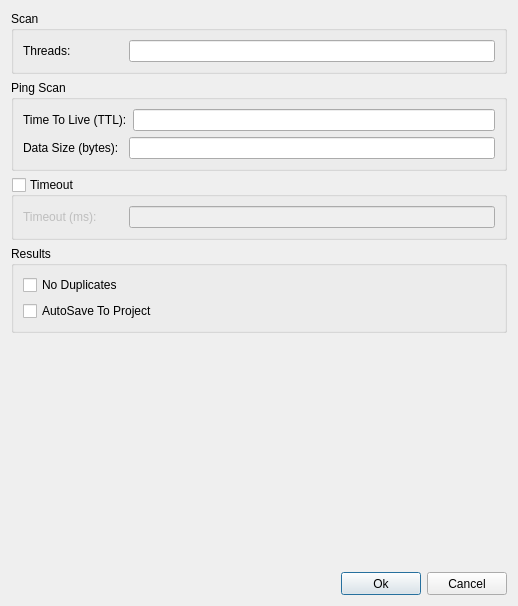
<?xml version="1.0" encoding="UTF-8"?>
<ui version="4.0">
 <class>IPConfigDialog</class>
 <widget class="QDialog" name="IPConfigDialog">
  <property name="geometry">
   <rect>
    <x>0</x>
    <y>0</y>
    <width>518</width>
    <height>606</height>
   </rect>
  </property>
  <property name="sizePolicy">
   <sizepolicy hsizetype="Expanding" vsizetype="Expanding">
    <horstretch>0</horstretch>
    <verstretch>0</verstretch>
   </sizepolicy>
  </property>
  <property name="minimumSize">
   <size>
    <width>0</width>
    <height>0</height>
   </size>
  </property>
  <property name="windowTitle">
   <string>Scan Configuration</string>
  </property>
  <property name="windowIcon">
   <iconset>
    <normaloff>.</normaloff>.</iconset>
  </property>
  <layout class="QVBoxLayout" name="verticalLayout">
   <item>
    <widget class="QGroupBox" name="groupBoxLookup">
     <property name="title">
      <string>Scan</string>
     </property>
     <layout class="QVBoxLayout" name="verticalLayout_2">
      <item>
       <layout class="QHBoxLayout" name="horizontalLayout">
        <item>
         <widget class="QLabel" name="label">
          <property name="minimumSize">
           <size>
            <width>100</width>
            <height>0</height>
           </size>
          </property>
          <property name="font">
           <font>
            <weight>50</weight>
            <bold>false</bold>
           </font>
          </property>
          <property name="text">
           <string>Threads:</string>
          </property>
         </widget>
        </item>
        <item>
         <widget class="QLineEdit" name="lineEditThreads"/>
        </item>
       </layout>
      </item>
     </layout>
    </widget>
   </item>
   <item>
    <widget class="QGroupBox" name="groupBoxPingScan">
     <property name="title">
      <string>Ping Scan</string>
     </property>
     <layout class="QVBoxLayout" name="verticalLayout_10">
      <item>
       <layout class="QHBoxLayout" name="horizontalLayout_6">
        <item>
         <widget class="QLabel" name="label_3">
          <property name="minimumSize">
           <size>
            <width>100</width>
            <height>0</height>
           </size>
          </property>
          <property name="font">
           <font>
            <weight>50</weight>
            <bold>false</bold>
           </font>
          </property>
          <property name="text">
           <string>Time To Live (TTL):</string>
          </property>
         </widget>
        </item>
        <item>
         <widget class="QLineEdit" name="lineEditPingTTL"/>
        </item>
       </layout>
      </item>
      <item>
       <layout class="QHBoxLayout" name="horizontalLayout_7">
        <item>
         <widget class="QLabel" name="label_4">
          <property name="minimumSize">
           <size>
            <width>100</width>
            <height>0</height>
           </size>
          </property>
          <property name="font">
           <font>
            <weight>50</weight>
            <bold>false</bold>
           </font>
          </property>
          <property name="text">
           <string>Data Size (bytes):</string>
          </property>
         </widget>
        </item>
        <item>
         <widget class="QLineEdit" name="lineEditPingByte"/>
        </item>
       </layout>
      </item>
     </layout>
    </widget>
   </item>
   <item>
    <widget class="QGroupBox" name="groupBoxTimeout">
     <property name="title">
      <string>Timeout</string>
     </property>
     <property name="checkable">
      <bool>true</bool>
     </property>
     <property name="checked">
      <bool>false</bool>
     </property>
     <layout class="QVBoxLayout" name="verticalLayout_9">
      <item>
       <layout class="QHBoxLayout" name="horizontalLayout_2">
        <item>
         <widget class="QLabel" name="label_2">
          <property name="minimumSize">
           <size>
            <width>100</width>
            <height>0</height>
           </size>
          </property>
          <property name="text">
           <string>Timeout (ms):</string>
          </property>
         </widget>
        </item>
        <item>
         <widget class="QLineEdit" name="lineEditTimeout"/>
        </item>
       </layout>
      </item>
     </layout>
    </widget>
   </item>
   <item>
    <widget class="QGroupBox" name="groupBoxResult">
     <property name="title">
      <string>Results</string>
     </property>
     <layout class="QVBoxLayout" name="verticalLayout_5">
      <item>
       <widget class="QCheckBox" name="checkBoxNoDuplicates">
        <property name="text">
         <string>No Duplicates</string>
        </property>
       </widget>
      </item>
      <item>
       <widget class="QCheckBox" name="checkBoxAutosave">
        <property name="text">
         <string>AutoSave To Project</string>
        </property>
       </widget>
      </item>
     </layout>
    </widget>
   </item>
   <item>
    <spacer name="verticalSpacer">
     <property name="orientation">
      <enum>Qt::Vertical</enum>
     </property>
     <property name="sizeHint" stdset="0">
      <size>
       <width>20</width>
       <height>40</height>
      </size>
     </property>
    </spacer>
   </item>
   <item>
    <layout class="QHBoxLayout" name="horizontalLayout_4">
     <item>
      <spacer name="horizontalSpacer">
       <property name="orientation">
        <enum>Qt::Horizontal</enum>
       </property>
       <property name="sizeHint" stdset="0">
        <size>
         <width>40</width>
         <height>20</height>
        </size>
       </property>
      </spacer>
     </item>
     <item>
      <widget class="QPushButton" name="buttonOk">
       <property name="minimumSize">
        <size>
         <width>75</width>
         <height>23</height>
        </size>
       </property>
       <property name="text">
        <string>Ok</string>
       </property>
      </widget>
     </item>
     <item>
      <widget class="QPushButton" name="buttonCancel">
       <property name="minimumSize">
        <size>
         <width>75</width>
         <height>23</height>
        </size>
       </property>
       <property name="text">
        <string>Cancel</string>
       </property>
      </widget>
     </item>
    </layout>
   </item>
  </layout>
 </widget>
 <resources/>
 <connections/>
 <buttongroups>
  <buttongroup name="buttonGroup_2"/>
  <buttongroup name="buttonGroup_3"/>
  <buttongroup name="buttonGroup"/>
 </buttongroups>
</ui>
